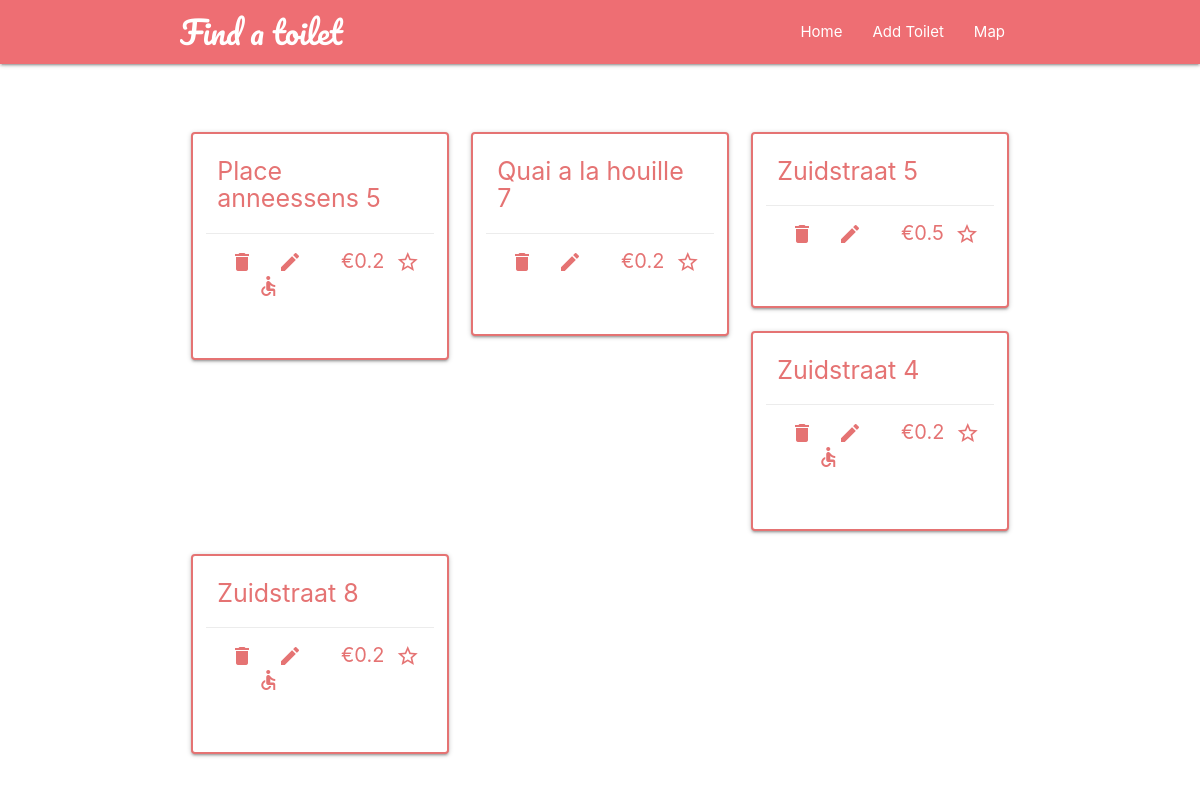
Before: /toilets/toilet-list/?city=Brussels with the older database file.
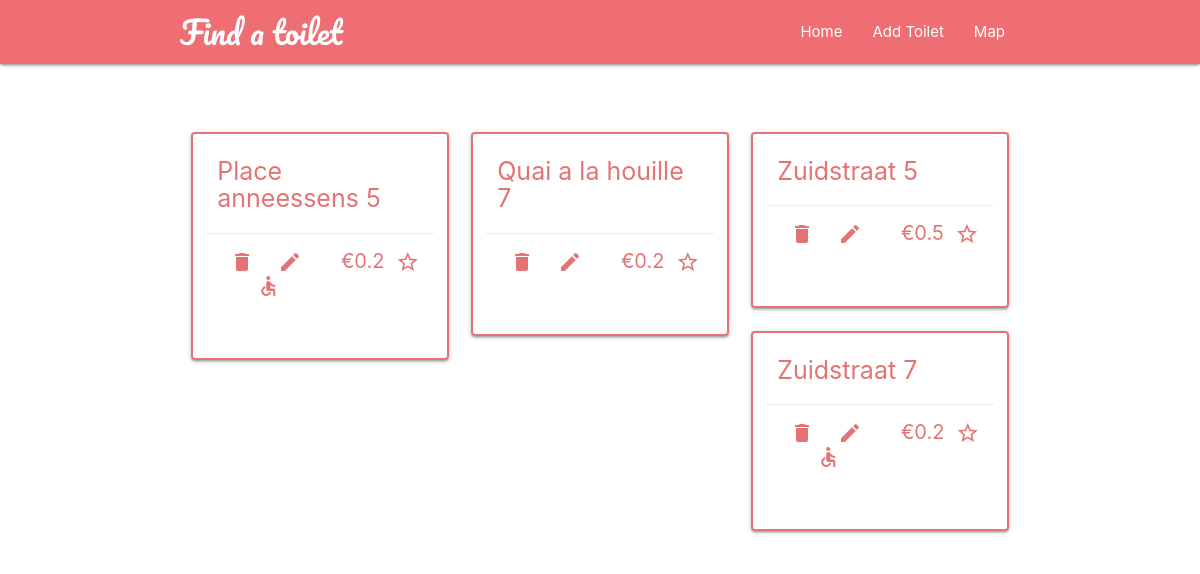
After: the same page with the newer database file.
### toilets/models.py (models this page shows, shortened)
class Toilet(models.Model):
  CITIES_CHOICES = (
    ('Antwerp', 'Antwerp'),
    ('Bruges', 'Bruges'),
    ('Brussels', 'Brussels'),
    ('Charleroi', 'Charleroi'),
    ('Ghent', 'Ghent'),
    ('Hasselt', 'Hasselt'),
    ('Kortrijk', 'Kortrijk'),
    ('Leuven', 'Leuven'),
    ('Liege', 'Liege'),
    ('Mechelen', 'Mechelen'),
    ('Mons', 'Mons'),
    ('Namur', 'Namur'),
    ('Nivelles', 'Nivelles'),
    ('Ostend', 'Ostend'),
    ('Tournai', 'Tournai'),
  )
  CLEAN_CHOICES = (
    ('Yes', 'Yes'),
    ('No', 'No')
  )
  ACCESSIBLE_CHOICES = (
    ('Yes', 'Yes'),
    ('No', 'No')
  )
  city = models.CharField(max_length = 20, default = 'Brussels', choices = CITIES_CHOICES)
  street = models.CharField(max_length = 50, default = None)
  number = models.IntegerField(default = None, null = True)
  price_in_EUR = models.FloatField(default = None)
  cleaned = models.CharField(max_length = 3, default = 'Yes', choices = CLEAN_CHOICES)
  wheelchair_accessible = models.CharField(max_length = 3, default = 'Yes', choices = ACCESSIBLE_CHOICES)

### toilets/views.py (the view)
# urls.py: path('toilet-list/', views.wclist_view),
def wclist_view(request):
  city = request.GET.get('city')
  toiletList = list(Toilet.objects.filter(city=city).order_by('street'))
  for toilet in toiletList:
    geolocator = Nominatim(timeout=10)
    address = f'{ toilet.street } { toilet.number } { toilet.city }'
    location = geolocator.geocode(address)
    map = folium.Map(location = [location.latitude, location.longitude], zoom_start = 20, width = '100%', height = '100%', control_scale = False, zoom_control = False)
    icon = folium.Icon(color='red', icon='none')
    folium.Marker([location.latitude, location.longitude], icon = icon).add_to(map)
    toilet.map = map._repr_html_()
  return render(request, 'toilets/wc_list.html', { 'toilets': toiletList })

### toilets/templates/toilets/wc_list.html (shortened to what this page needs)
{% extends 'base_layout.html' %}
{% load static %}
{% block wclist %}
  <div class="container">
    <div class="row toilets-container">
      {% for toilet in toilets %}
        <div class="col s12 m6 l4 toilet">
          <div class="card">
            <div class="card-content">
              <div class="card-title">
                <h1 class="red-text text-lighten-2">{{ toilet.street.capitalize }} {% if toilet.number %} {{ toilet.number }} {% endif %}</h1>
              </div>
              <div class="card-action row">
                <a href="/toilets/delete-toilet/?id={{ toilet.id }}&city={{ toilet.city }}" class="col s2">
                  <i class="material-icons red-text text-lighten-2">delete</i>
                </a>
                <a href="/toilets/edit-toilet/?id={{ toilet.id }}&city={{ toilet.city }}&street={{ toilet.street }}&number={{ toilet.number }}&price_in_EUR={{ toilet.price_in_EUR }}&cleaned={{ toilet.cleaned }}&wheelchair_accessible={{ toilet.wheelchair_accessible }}" class="col s2">
                  <i class="material-icons red-text text-lighten-2">edit</i>
                </a>
                  <h2 class="red-text text-lighten-2 col s2 push-s1">€{{ toilet.price_in_EUR }}</h2>
                  {% if toilet.cleaned == 'Yes' %}
                    <i class="material-icons red-text text-lighten-2 col s2 push-s1">star_outline</i>
                  {% endif %}
                  {% if toilet.wheelchair_accessible == 'Yes' %}
                    <i class="material-icons red-text text-lighten-2 col s2 push-s1">accessible</i>
                  {% endif %}
              </div>
            </div>
          </div>
        </div>
      {% endfor %}
    </div>
</div>
{% endblock %}

### templates/base_layout.html (shortened to what this page needs)
{% load static %}
<html lang="en">
<head>
  <link rel="stylesheet" href="https://cdnjs.cloudflare.com/ajax/libs/materialize/1.0.0/css/materialize.min.css">
  <link rel="stylesheet" href="{% static 'styles.css' %}">
</head>
<body>
  <div class="navbar-fixed">
    <nav class="nav-wrapper red-lighten-2">
      <div class="container">
        <a href="/" class="brand-logo">Find a toilet</a>
        <ul class="right hide-on-med-and-down">
          <li><a href="/">Home</a></li>
          <li><a href="/toilets/add-toilet">Add Toilet</a></li>
          <li><a href="/toilets/map">Map</a></li>
        </ul>
      </div>
    </nav>
  </div>
  {% block wclist %}
  {% endblock %}
</body>
</html>

### static/styles.css (style rules this page uses)
.brand-logo { font-family: 'Pacifico', cursive; color: #fafafa; }
.toilets-container { position: relative; top: 10px; }
.toilets-container { margin-top: 50px; }
.toilets-container .card { border: 2px solid #e57373; height: auto; border-radius: 4px; }
.toilets-container .card .card-content .card-title h1 { font-size: 25px; margin: 0px 0px 20px 0px; }
.toilets-container .card .card-content a { cursor: pointer; margin: 0; padding: 0; width: auto; }
.toilets-container .card .card-content h2 { font-size: 20px; position: relative; padding: 0; margin: 0; width: auto; }

Changed rows visible on the page:
removed Toilet: street "Zuidstraat", number "4", price_in_EUR "0.2", cleaned "Yes" (drawn), wheelchair_accessible "Yes" (drawn)
changed Toilet (number 4 of 4 on the later page): number "8" → "7"
